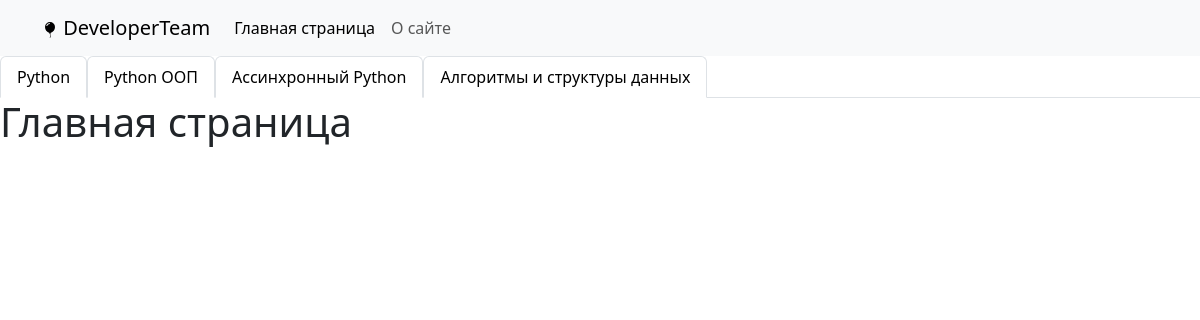
The page / on the database its author committed.
### developer/models.py (models this page shows, shortened)
class Category(models.Model):
    direction = models.CharField(max_length=150)
    slug = models.SlugField(max_length=150, unique=True, db_index=True)
    def get_absolute_url(self):
        return reverse('direction', kwargs={'dir_slug': self.slug})

### developer/views.py (the view)
# urls.py: path('', views.index, name='home'),
def index(request):
    data = {
        'title': 'Главная страница',
        'menu': menu,
    }
    return render(request, 'developer/index.html', context=data)

### developer/templatetags/developer_tags.py (called while the page is built)
@register.inclusion_tag('developer/list_direction.html')
def get_direction():
    cats = Category.objects.all()
    return {'cats': cats}

### developer/templates/developer/index.html
{% extends 'base.html' %}
{% block content %}
<h1>{{ title }}</h1>
{% endblock %}

### developer/templates/developer/list_direction.html
<ul class="nav nav-tabs">
    {% for cat in cats %}
    <li class="nav-item">
        <a class="nav-link active" aria-current="page" href="{{ cat.get_absolute_url }}">{{ cat.direction }}</a>
    </li>
    {% endfor %}
</ul>

### rows shown on the page
Category: direction "Python"
Category: direction "Python ООП"
Category: direction "Ассинхронный Python"
Category: direction "Алгоритмы и структуры данных"

### other values the page prints
{{ title }} "Главная страница"
